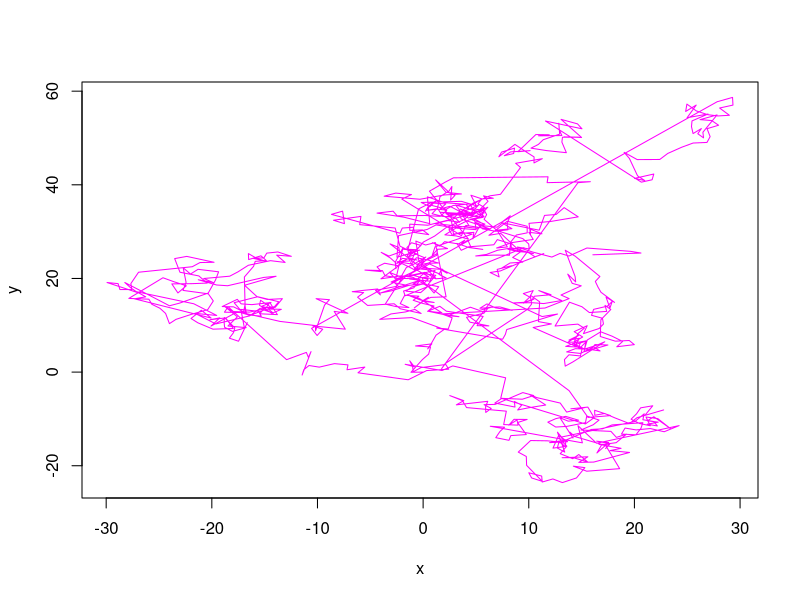

Here is the R script that generated this plot:
alpha=2
n=1000
x=rep(0,n)
y=rep(0,n)

for (i in 2:n){
  theta=runif(1)*2*pi
  f=runif(1)^(-1/alpha)
  x[i]=x[i-1]+f*cos(theta)
  y[i]=y[i-1]+f*sin(theta)
}
plot(x, y, type = "l",col='magenta')
#lines(y,x,cex=.5,col='blue')
